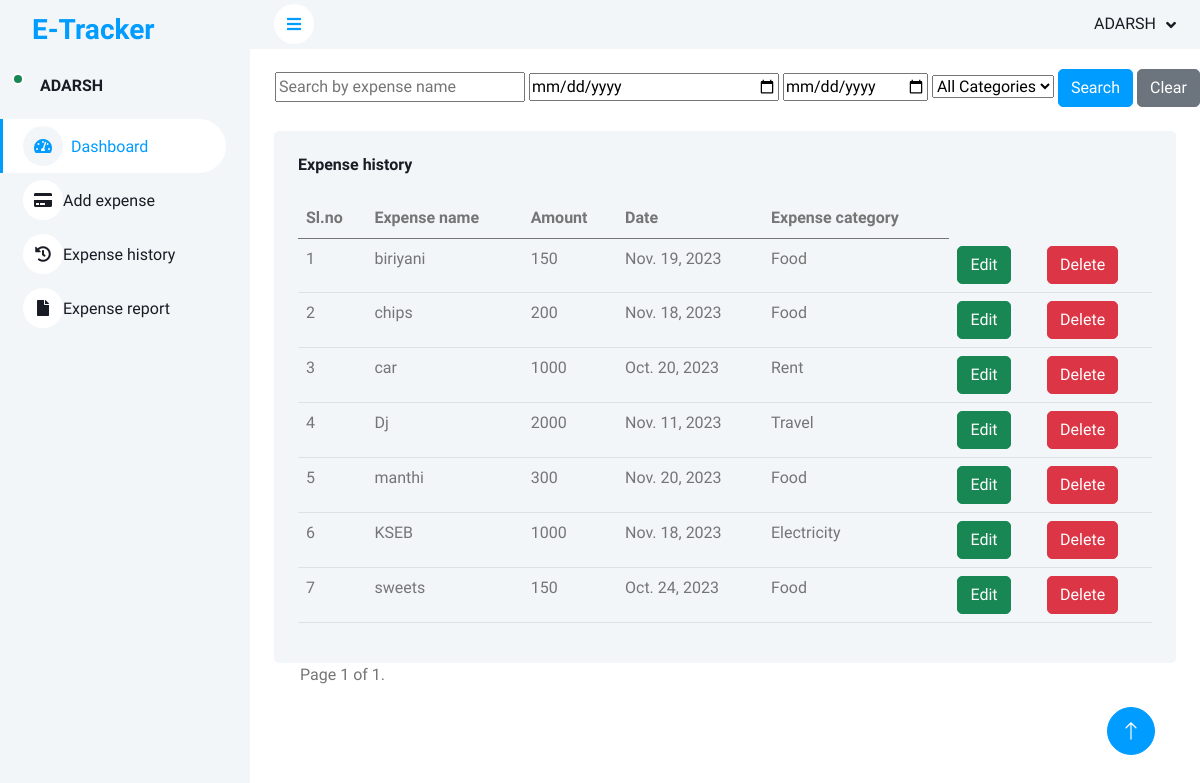
Page /userapp/expense_history/ (signed in) on the earlier database version.
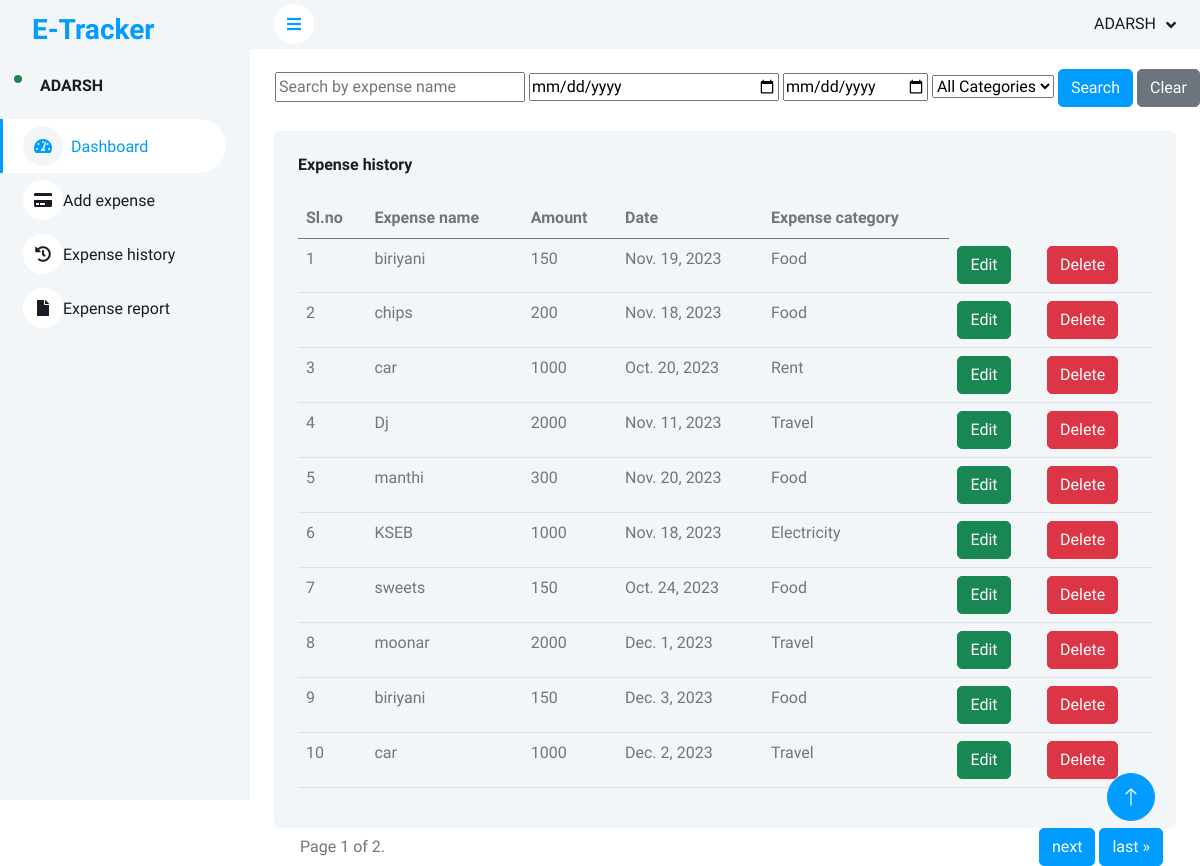
Same page on the later database version.
### accounts/models.py (models this page shows)
class CustomUser(AbstractUser):
    email = models.EmailField(unique=True)
    groups = models.ManyToManyField('auth.Group', related_name='custom_users')
    user_permissions = models.ManyToManyField('auth.Permission', related_name='custom_users')

### userapp/models.py (models this page shows, shortened)
class expense(models.Model):
    user = models.ForeignKey(settings.AUTH_USER_MODEL, on_delete=models.CASCADE)
    expense_name = models.CharField(max_length=50)
    amount = models.IntegerField()
    date = models.DateField()
    category = models.CharField(max_length=50)
    created_at = models.DateTimeField(auto_now_add=True)

### userapp/views.py (the view)
# urls.py: path('expense_history/', views.expense_history, name='expense_history'),
@login_required
def expense_history(req):
    current_user = req.user
    all_expenses = expense.objects.filter(user=current_user)
    search_query = req.GET.get('search')
    if search_query:
        all_expenses = all_expenses.filter(Q(expense_name__icontains=search_query))
    start_date = req.GET.get('start_date')
    end_date = req.GET.get('end_date')
    if start_date and end_date:
        all_expenses = all_expenses.filter(date__range=[start_date, end_date])
    category = req.GET.get('category')
    if category:
        all_expenses = all_expenses.filter(category=category)
    paginator = Paginator(all_expenses, 10)  # 10 items per page
    page_number = req.GET.get('page')
    page = paginator.get_page(page_number)
    return render(req, 'expense_history.html', {
        'page': page,
        'search_query': search_query,
        'start_date': start_date,
        'end_date': end_date,
        'category': category,
    })

### userapp/templates/expense_history.html (shortened to what this page needs)
<!DOCTYPE html>
{% extends "index.html" %}
{% block content %}
<html lang="en">
<head>
</head>
<body>
    <div style="margin-left:25px;margin-top:20px">
    <form method="get" action="{% url 'expense_history' %}" >
        <input   style="width:250px" type="text" name="search" placeholder="Search by expense name" {% if search_query %}value="{{ search_query }}"{% endif %}>
        <input type="date"  style="width:250px;" name="start_date" placeholder="Start Date" {% if start_date %}value="{{ start_date }}"{% endif %}>
        <input type="date" name="end_date" placeholder="End Date" {% if end_date %}value="{{ end_date }}"{% endif %}>
        <select name="category">
            <option value="" {% if not category %}selected{% endif %}>All Categories</option>
        </select>
        <button type="submit" class="btn btn-primary">Search</button>
        <a href="{% url 'expense_history' %}" class="btn btn-secondary">Clear</a>
    </form>
</div>
    <div class="container-fluid pt-4 px-4">
        <div class="row g-4">
            <div class="col-sm-12 col-xl">
                <div class="bg-light rounded h-100 p-4">
                    <h6 class="mb-4">Expense history</h6>
                    <div class="table-responsive">
                        <table class="table">
                            <thead>
                                <tr>
                                    <th scope="col">Sl.no</th>
                                    <th scope="col">Expense name</th>
                                    <th scope="col">Amount</th>
                                    <th scope="col">Date</th>
                                    <th scope="col">Expense category</th>
                                </tr>
                            </thead>
                            <tbody>
                                {% for i in page.object_list %}
                                <tr>
                                    <td>{{ forloop.counter }}</td>
                                    <td>{{ i.expense_name }}</td>
                                    <td>{{ i.amount }}</td>
                                    <td>{{ i.date }}</td>
                                    <td>{{ i.category }}</td>
                                    <td>
                                       <form action="{% url 'expense_edit' dataid=i.id %}">
                                            <button type="submit" class="btn btn-success mr-2">Edit</button>
                                        </form>
                                    </td>
                                    <td>
                                        <form action="{% url "expense_delete" dataid=i.id %}">
                                            <button type="submit" class="btn btn-danger mr-2">Delete</button>
                                        </form>
                                    </td>
                                </tr>
                                {% endfor %}
                            </tbody>
                        </table>
                    </div>
                </div>
            </div>
        </div>
    </div>
    <div class="pagination">
        <span class="step-links">
            <span class="current-page" style="margin-left:50px">Page {{ page.number }} of {{ page.paginator.num_pages }}.</span>
            {% if page.has_next %}
                <a href="?page={{ page.next_page_number }}" class='btn btn-primary' style="margin-left:650px">next</a>
                <a href="?page={{ page.paginator.num_pages }}"class='btn btn-primary'>last &raquo;</a>
            {% endif %}
        </span>
    </div>
</body>
</html>
{% endblock %}

### userapp/templates/index.html (shortened to what this page needs)
<!DOCTYPE html>
{% load static %}
<html lang="en">
<head>
    <link href="https://cdnjs.cloudflare.com/ajax/libs/font-awesome/5.10.0/css/all.min.css" rel="stylesheet">
    <link href="https://cdn.jsdelivr.net/npm/bootstrap-icons@1.4.1/font/bootstrap-icons.css" rel="stylesheet">
    <link href="{% static 'lib/owlcarousel/assets/owl.carousel.min.css' %}" rel="stylesheet">
    <link href="{% static 'lib/tempusdominus/css/tempusdominus-bootstrap-4.min.css' %}" rel="stylesheet" />
    <link href="{% static 'css/bootstrap.min.css' %}" rel="stylesheet">
    <link href="{% static 'css/style.css' %}" rel="stylesheet">
</head>
<body>
    <div class="container-xxl position-relative bg-white d-flex p-0">
        <div class="sidebar pe-4 pb-3">
            <nav class="navbar bg-light navbar-light">
                <a href="index.html" class="navbar-brand mx-4 mb-3">
                    <h3 class="text-primary">E-Tracker</h3>
                </a>
                <div class="d-flex align-items-center ms-4 mb-4">
                    <div class="position-relative">
                        <div class="bg-success rounded-circle border border-2 border-white position-absolute end-0 bottom-0 p-1"></div>
                    </div>
                    <div class="ms-3">
                        <h6 class="mb-0">
                            {% if user.is_authenticated %}
                               {{ user.username }}
                            {% endif %}
                        </h6>
                    </div>
                </div>
                <div class="navbar-nav w-100">
                    <a href="{% url "index" %}" class="nav-item nav-link active"><i class="fa fa-tachometer-alt me-2"></i>Dashboard</a>
                    <div class="nav-item dropdown">
                        <a href="{% url "add_expense" %}" class="nav-link " ><i class="fa fa-credit-card"></i>Add expense</a>
                    </div>
                    <a href="{% url "expense_history" %}" class="nav-item nav-link"><i class="fa fa-history"></i>Expense history</a>
                    <a href="{% url "expense_report" %}" class="nav-item nav-link"><i class="fa fa-file"></i>Expense report</a>
                </div>
            </nav>
        </div>
        <div class="content">
            <nav class="navbar navbar-expand bg-light navbar-light sticky-top px-4 py-0">
                <a href="#" class="sidebar-toggler flex-shrink-0">
                    <i class="fa fa-bars"></i>
                </a>
                <div class="navbar-nav align-items-center ms-auto">
                    <div class="nav-item dropdown">
                        <a href="#" class="nav-link dropdown-toggle" data-bs-toggle="dropdown">
                            {% if user.is_authenticated %}
                               {{ user.username }}
                            {% endif %}
                        </a>
                    </div>
                </div>
            </nav>
            {% block content %}{% endblock %}
        </div>
        <a href="#" class="btn btn-lg btn-primary btn-lg-square back-to-top"><i class="bi bi-arrow-up"></i></a>
    </div>
</body>
</html>

### accounts/static/css/style.css (style rules this page uses)
:root { --primary: #009CFF; --light: #F3F6F9; --dark: #191C24; }
.back-to-top { position: fixed; display: none; right: 45px; bottom: 45px; z-index: 99; }
.btn { transition: .5s; }
.btn.btn-primary { color: #FFFFFF; }
.btn-lg-square { width: 48px; height: 48px; }
.btn-square, .btn-sm-square, .btn-lg-square { padding: 0; display: inline-flex; align-items: center; justify-content: center; font-weight: normal; border-radius: 50px; }
.sidebar { position: fixed; top: 0; left: 0; bottom: 0; width: 250px; height: 100vh; overflow-y: auto; background: var(--light); transition: 0.5s; z-index: 999; }
.content { margin-left: 250px; min-height: 100vh; background: #FFFFFF; transition: 0.5s; }
@media (min-width: 992px) { .sidebar { margin-left: 0; } }
@media (min-width: 992px) { .content { width: calc(100% - 250px); } }
.sidebar .navbar .navbar-nav .nav-link { padding: 7px 20px; color: var(--dark); font-weight: 500; border-left: 3px solid var(--light); border-radius: 0 30px 30px 0; outline: none; }
.sidebar .navbar .navbar-nav .nav-link:hover, .sidebar .navbar .navbar-nav .nav-link.active { color: var(--primary); background: #FFFFFF; border-color: var(--primary); }
.sidebar .navbar .navbar-nav .nav-link i { width: 40px; height: 40px; display: inline-flex; align-items: center; justify-content: center; background: #FFFFFF; border-radius: 40px; }
.sidebar .navbar .navbar-nav .nav-link:hover i, .sidebar .navbar .navbar-nav .nav-link.active i { background: var(--light); }
.content .navbar .navbar-nav .nav-link { margin-left: 25px; padding: 12px 0; color: var(--dark); outline: none; }
.content .navbar .sidebar-toggler, .content .navbar .navbar-nav .nav-link i { width: 40px; height: 40px; display: inline-flex; align-items: center; justify-content: center; background: #FFFFFF; border-radius: 40px; }
.content .navbar .dropdown-toggle::after { margin-left: 6px; vertical-align: middle; border: none; content: "\f107"; font-family: "Font Awesome 5 Free"; font-weight: 900; transition: .5s; }

Differences in the rows shown:
added expense: expense_name "moonar", amount "2000", date "Dec. 1, 2023", category "Travel"
added expense: expense_name "biriyani", amount "150", date "Dec. 3, 2023", category "Food"
added expense: expense_name "car", amount "1000", date "Dec. 2, 2023", category "Travel"
Other differences:
{{ page.paginator.num_pages }}: "1" → "2"
text now shown: "next last »"
